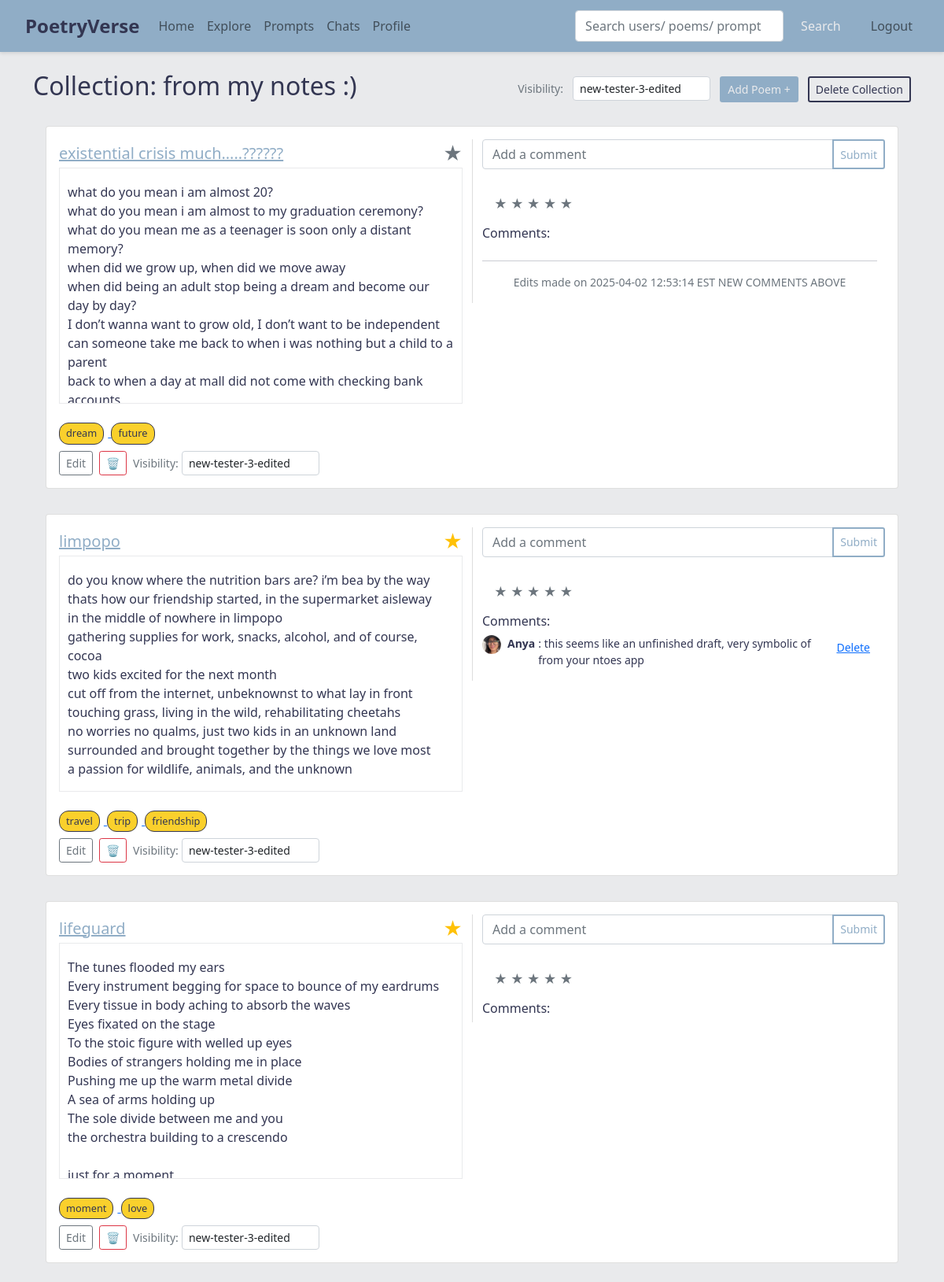
/collection/1 (signed in), run on an earlier commit of the app's database.
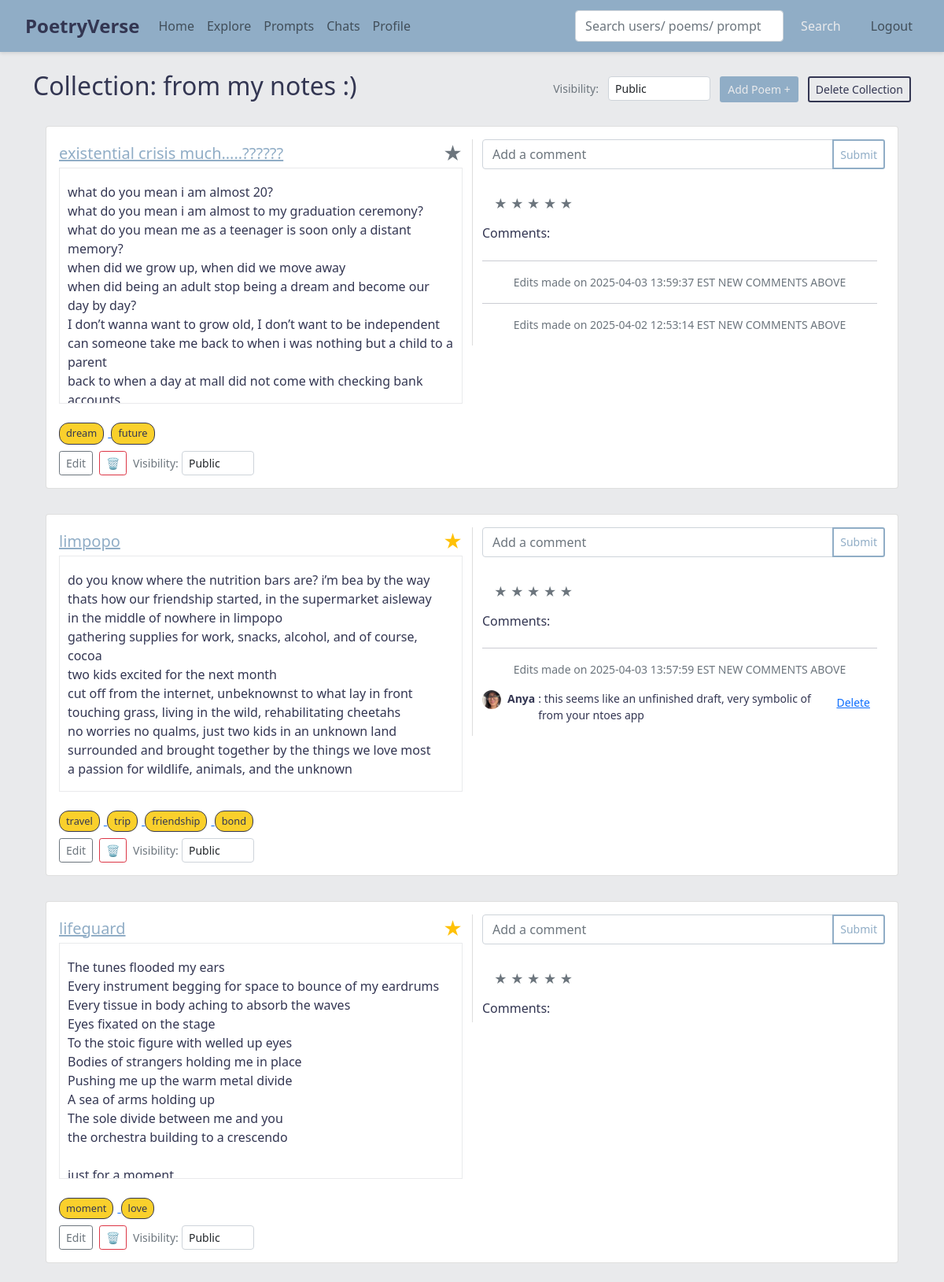
And on a later commit of the database.
### app.py (models this page shows)
class Poem(db.Model):
    id = db.Column(db.Integer, primary_key=True)
    title = db.Column(db.String(200), nullable=False)
    content = db.Column(db.Text, nullable=False)
    poem_type = db.Column(db.String(100), nullable=True)
    rating = db.Column(db.Integer, default=0)
    user_id = db.Column(db.Integer, db.ForeignKey('user.id'), nullable=False)
    collection_id = db.Column(db.Integer, db.ForeignKey('collection.id'), nullable=True)
    visibility = db.Column(db.String(10), nullable=False, default='public')
    comments = db.relationship('Comment', backref='poem', lazy=True, cascade="all, delete-orphan")
    tags = db.relationship('Tag', secondary=poem_tags, backref=db.backref('poems', lazy='dynamic'))
    prompt_id = db.Column(db.Integer, db.ForeignKey('prompt.id'), nullable=True)

class Tag(db.Model):
    id = db.Column(db.Integer, primary_key=True)
    name = db.Column(db.String(50), unique=True, nullable=False)

class Comment(db.Model):
    id = db.Column(db.Integer, primary_key=True)
    text = db.Column(db.String(300), nullable=False)
    poem_id = db.Column(db.Integer, db.ForeignKey('poem.id'), nullable=False)
    user_id = db.Column(db.Integer, db.ForeignKey('user.id'), nullable=False)
    created_at = db.Column(db.DateTime, default=datetime.utcnow)
    is_edit_marker = db.Column(db.Boolean, default=False)
    author = db.relationship('User', backref='comments')

class User(db.Model, UserMixin):
    id = db.Column(db.Integer, primary_key=True)
    username = db.Column(db.String(150), unique=True, nullable=False)
    email = db.Column(db.String(150), unique=True, nullable=False)
    password = db.Column(db.String(200), nullable=False)
    description = db.Column(db.Text, nullable=True)
    profile_image = db.Column(db.String(300), nullable=True)
    poems = db.relationship('Poem', backref='author', lazy=True)
    collections = db.relationship('Collection', backref='owner', lazy=True)
    favorite_poems = db.relationship('Poem', secondary=favorites, backref=db.backref('favorited_by', lazy='dynamic'))
    following = db.relationship('User', secondary=followers,
                                primaryjoin=(followers.c.follower_id == id),
                                secondaryjoin=(followers.c.followed_id == id),
                                backref=db.backref('followers', lazy='dynamic'),
                                lazy='dynamic')

class Collection(db.Model):
    id = db.Column(db.Integer, primary_key=True)
    name = db.Column(db.String(150), nullable=False)
    user_id = db.Column(db.Integer, db.ForeignKey('user.id'), nullable=False)
    poems = db.relationship('Poem', backref='collection', lazy=True)
    visibility = db.Column(db.String(10), nullable=False, default='public')

### app.py (the view)
@app.route('/collection/<int:collection_id>')
@login_required
def collection(collection_id):
    collection_obj = Collection.query.get_or_404(collection_id)
    if collection_obj.owner != current_user:
        flash("You don't have access to that collection", "danger")
        return redirect(url_for('profile'))
    poems = Poem.query.filter_by(collection_id=collection_id).all()
    chat_groups = current_user.chat_groups.all()
    return render_template('collection.html',
                           collection=collection_obj,
                           poems=poems,
                           chat_groups=chat_groups)

### app.py (called while the page is built)
@login_manager.user_loader
def load_user(user_id):
    return User.query.get(int(user_id))

### templates/collection.html (shortened to what the changed rows need)
{% extends "base.html" %}
{% block content %}
<div class="d-flex justify-content-between align-items-center mb-3">
  <h2>Collection: {{ collection.name }}</h2>
  <div>
    <small class="text-muted me-2">Visibility:</small>
    <select id="visibilitySelect-{{ collection.id }}" class="form-select form-select-sm d-inline-block me-2" style="width: auto;" onchange="window.updateCollectionVisibilityHandler({{ collection.id }}, this)">
      <option value="public" {% if collection.visibility == 'public' %}selected{% endif %}>Public</option>
      {% if collection.visibility.startswith('select_group:') %}
        {% set selected_id = collection.visibility.split(':')[1] %}
        {% for group in chat_groups %}
          {% if group.id|string == selected_id %}
            <option value="select_group:{{ group.id }}" selected>{{ group.name }}</option>
          {% endif %}
        {% endfor %}
      {% endif %}
    </select>
    <a href="{{ url_for('add_poem') }}" class="btn btn-sm btn-success me-2 prf-add">Add Poem +</a>
    <button class="btn btn-sm btn-outline-danger discard-custom" id="deleteCollectionBtn" data-collection-id="{{ collection.id }}">
      Delete Collection
    </button>
  </div>
</div>
<div class="list-group">
  {% for poem in poems %}
  <div class="list-group-item mb-3 custom-bg">
    <div class="card">
      <div class="card-body">
        <div class="row">
          <div class="col-md-6">
            <div class="d-flex justify-content-between align-items-center">
              <a href="{{ url_for('view_poem', poem_id=poem.id) }}" class="poem-link">
                <h5 class="card-title mb-0">{{ poem.title }}</h5>
              </a>
              <button class="favorite-btn" data-poem-id="{{ poem.id }}">
                <span class="star-icon {% if poem in current_user.favorite_poems %}text-warning{% else %}text-secondary{% endif %}">
                  &#9733;
                </span>
              </button>
            </div>
            <div class="poem-content-container">
              <p class="card-text mt-2">{{ poem.content | replace('\n', '<br>') | safe }}</p>
            </div>
            <br>
            {% if poem.tags %}
            <div class="poem-tags">
              {% for tag in poem.tags %}
              <a href="{{ url_for('search', q=tag.name) }}" class="tag-chip-link">
                <span class="tag-chip-display">{{ tag.name }}</span>
              </a>
              {% endfor %}
            </div>
            {% endif %}
            <div class="d-flex mt-2">
              <a href="{{ url_for('edit_poem', poem_id=poem.id) }}" class="btn btn-sm btn-outline-secondary">Edit</a>
              <button class="btn btn-sm btn-outline-danger ms-2 delete-btn" data-type="poem" data-name="{{ poem.title }}" data-id="{{ poem.id }}">
                &#128465;
              </button>
              <div class="ms-2">
                <small class="text-muted">Visibility:</small>
                <select id="visibilitySelect-poem-{{ poem.id }}" class="form-select form-select-sm d-inline-block" style="width: auto;" onchange="window.updatePoemVisibilityHandler({{ poem.id }}, this)">
                  <option value="public" {% if poem.visibility == 'public' %}selected{% endif %}>Public</option>
                  <option value="select_group" {% if poem.visibility == 'select_group' %}selected{% endif %}>
                  {% if poem.visibility.startswith('select_group:') %}
                    {% set selected_id = poem.visibility.split(':')[1] %}
                    {% for group in chat_groups %}
                      {% if group.id|string == selected_id %}
                        <option value="select_group:{{ group.id }}" selected>{{ group.name }}</option>
                      {% endif %}
                    {% endfor %}
                  {% endif %}
                </select>
              </div>
            </div>
          </div>
          <div class="col-md-6 d-flex flex-column" style="border-left: 1px solid #ddd;">
            <form class="add-comment-form" data-poem-id="{{ poem.id }}">
              <div class="input-group mb-2">
                <input type="text" class="form-control" name="comment" placeholder="Add a comment">
                <button type="submit" class="btn btn-sm btn-outline-primary add-button-new">Submit</button>
              </div>
            </form>
            <br>
            <div class="rating mb-3" data-rating="{{ poem.rating }}" data-poem-id="{{ poem.id }}" style="padding-left: 15px;">
              {% for i in range(1, 6) %}
                <span class="star {% if i <= poem.rating %}text-warning{% else %}text-secondary{% endif %}" data-rating-value="{{ i }}">&#9733;</span>
              {% endfor %}
            </div>
            <div class="comments-container">
              <h6>Comments:</h6>
              <div class="comments-list">
                {% set sorted_comments = poem.comments|sort(attribute='created_at', reverse=True) %}
                {% for comment in sorted_comments %}
                  {% if comment.is_edit_marker %}
                    <hr>
                    <p class="small text-center text-muted">{{ comment.text }}</p>
                  {% else %}
                    <p class="small d-flex align-items-start" id="comment-{{ comment.id }}">
                      {% if comment.author.profile_image %}
                        <img src="{{ comment.author.profile_image }}" alt="Profile" class="comment-profile-img">
                      {% else %}
                        <div class="rounded-circle bg-secondary d-flex justify-content-center align-items-center comment-profile-img">
                          <span class="text-white">?</span>
                        </div>
                      {% endif %}
                      <strong class="me-1">{{ comment.author.username }}</strong>: {{ comment.text }}
                      {% if current_user.is_authenticated and comment.user_id == current_user.id %}
                        <button class="btn btn-link btn-sm delete-comment" data-comment-id="{{ comment.id }}">Delete</button>
                      {% endif %}
                    </p>
                  {% endif %}
                {% endfor %}
              </div>
            </div>
          </div>
        </div>
      </div>
    </div>
  </div>
  {% endfor %}
</div>
{% endblock %}

What changed in the data, as far as the page shows it:
changed Collection "from my notes :)": visibility+id (not shown) → "Public"
changed Poem "existential crisis much…..??????": visibility+id "new-tester-3-edited" → "Public"
added Comment: text "Edits made on 2025-04-03 13:59:37 EST NEW COMMENTS ABOVE", shown under Poem "existential crisis much…..??????"
changed Poem "limpopo": visibility+id "new-tester-3-edited" → "Public"
added Tag: name "bond", shown under Poem "limpopo"
added Comment: text "Edits made on 2025-04-03 13:57:59 EST NEW COMMENTS ABOVE", shown under Poem "limpopo"
changed Poem "lifeguard": visibility+id "new-tester-3-edited" → "Public"
Also different on the page:
form field value: "new-tester-3-edited" → (not shown)
